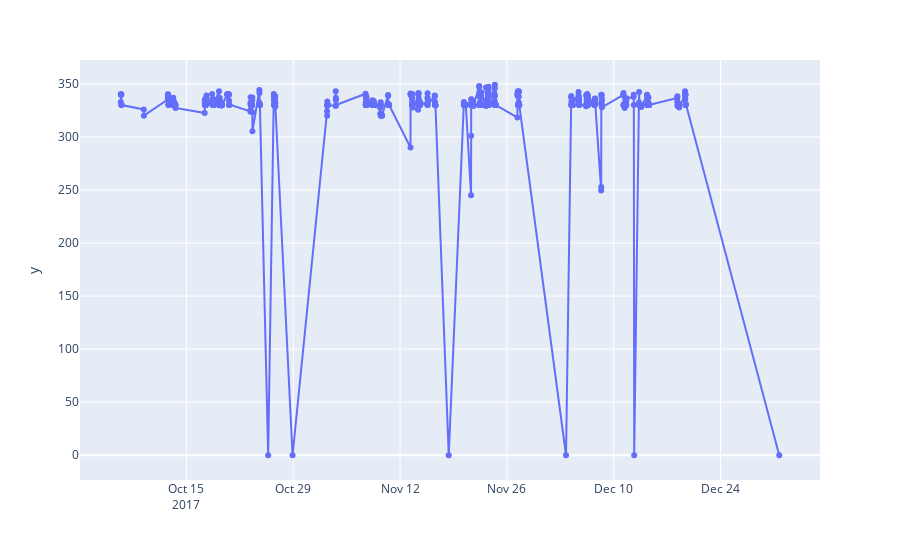

The notebook cell saved with this chart:
### Code cell
px.scatter(screen_printer, x=screen_printer.index, y=screen_printer[('power', 'active')].values).update_traces(mode="lines+markers")

### Figure 1 — Plotly figure (JSON) as saved in the notebook; plotly's stock layout.template omitted (floating-point values rounded to 4 significant figures; data arrays with more than 128 entries replaced by an {"elided": "..."} marker saying what was removed)
{"data": [{"hovertemplate": "=%{x}<br>y=%{y}<extra></extra>", "legendgroup": "", "marker": {"color": "#636efa", "symbol": "circle"}, "mode": "lines+markers", "name": "", "orientation": "v", "showlegend": false, "type": "scatter", "x": {"elided": "811 str values"}, "xaxis": "x", "y": {"elided": "811 float values"}, "yaxis": "y"}], "layout": {"legend": {"tracegroupgap": 0}, "margin": {"t": 60}, "xaxis": {"anchor": "y", "domain": [0, 1], "title": {"text": ""}}, "yaxis": {"anchor": "x", "domain": [0, 1], "title": {"text": "y"}}}}
